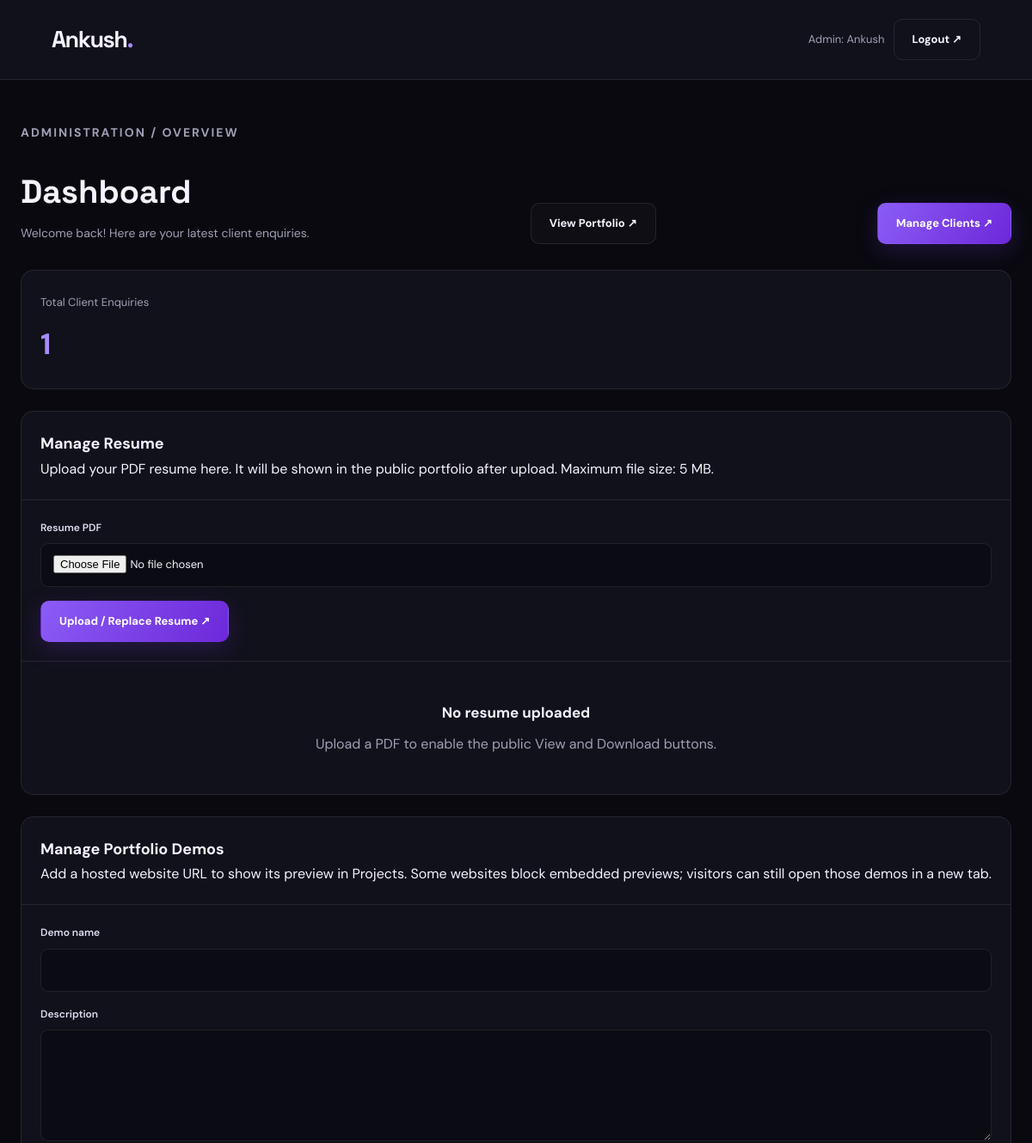
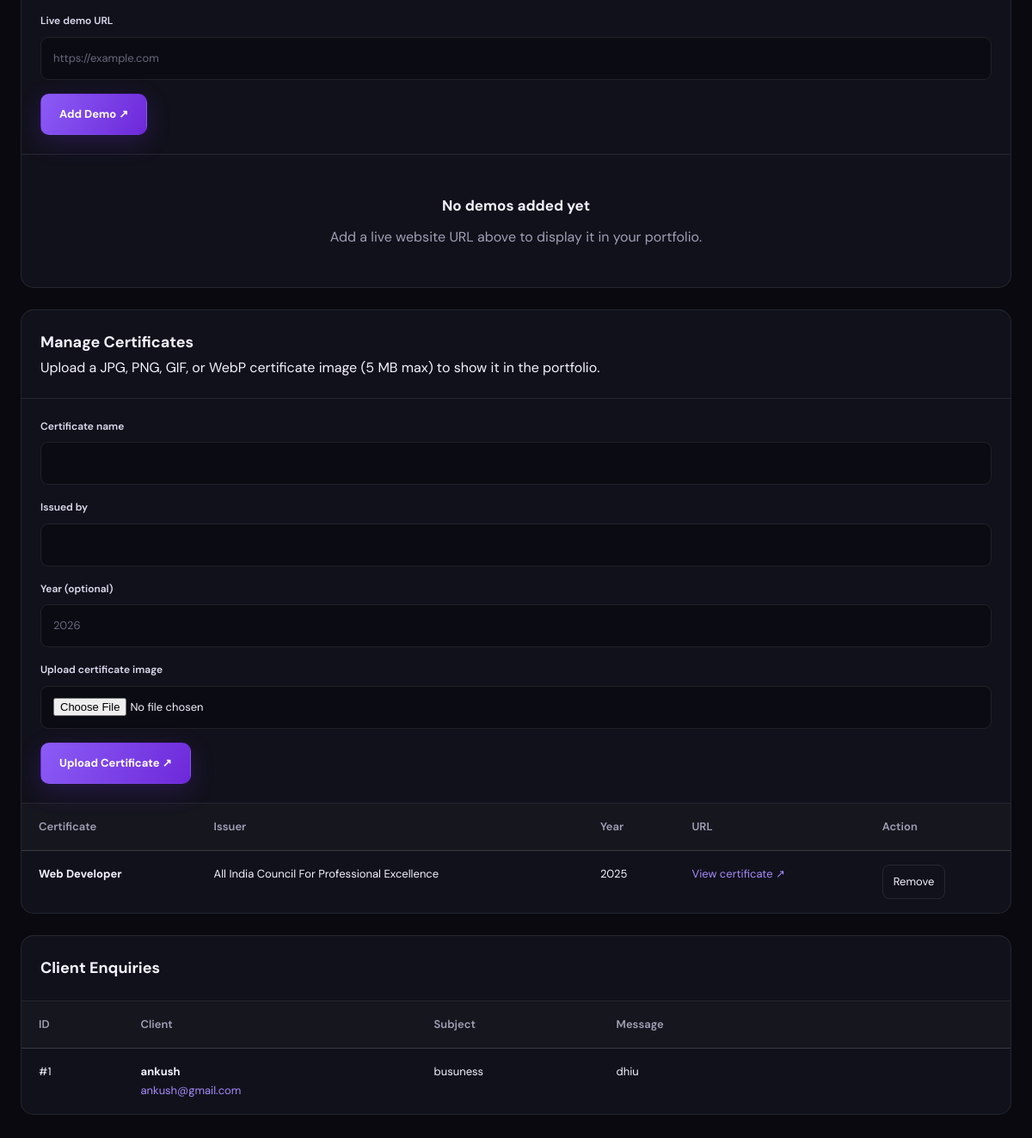
The app's page /admin/dashboard (signed in) with its own data (2 pictures, top to bottom).
### app.py (models this page shows)
class ContactMessage(db.Model):
    id = db.Column(db.Integer, primary_key=True)
    name = db.Column(db.String(100), nullable=False)
    email = db.Column(db.String(120), nullable=False)
    subject = db.Column(db.String(200))
    message = db.Column(db.Text, nullable=False)

class Certificate(db.Model):
    id = db.Column(db.Integer, primary_key=True)
    title = db.Column(db.String(120), nullable=False)
    issuer = db.Column(db.String(120), nullable=False)
    year = db.Column(db.String(4))
    url = db.Column(db.String(2048), nullable=False)

### app.py (the view)
@app.route("/admin/dashboard")
@login_required
def admin_dashboard():
    enquiries = ContactMessage.query.order_by(
        ContactMessage.id.desc()
    ).all()
    demos = DemoWebsite.query.order_by(DemoWebsite.id.desc()).all()
    certificates = Certificate.query.order_by(Certificate.id.desc()).all()
    return render_template(
        "admin_dashboard.html",
        enquiries=enquiries,
        total_enquiries=len(enquiries),
        demos=demos,
        certificates=certificates,
        resume_available=RESUME_UPLOAD_PATH.is_file()
    )

### app.py (called while the page is built)
def login_required(view):
    @wraps(view)
    def wrapped_view(*args, **kwargs):
        if "admin_id" not in session:
            flash("Please log in to access the dashboard.", "error")
            return redirect(url_for("admin_login"))
        return view(*args, **kwargs)
    return wrapped_view

### templates/admin_dashboard.html (shortened to what this page needs)
<!DOCTYPE html>
<html lang="en">
<head>
    <link rel="stylesheet" href="{{ url_for('static', filename='css/style.css') }}">
</head>
<body>
<div class="dashboard-layout">
    <header class="dashboard-header">
        <a href="{{ url_for('home') }}" class="logo">Ankush<span>.</span></a>
        <div class="dashboard-actions">
            <span style="color: var(--muted); font-size: 13px;">
                Admin: {{ session.get('admin_username', 'Admin') }}
            </span>
            <form action="{{ url_for('admin_logout') }}" method="POST">
                <button type="submit" class="button logout-button">
                    Logout ↗
                </button>
            </form>
        </div>
    </header>
    <main class="dashboard-main">
        <div class="dashboard-heading">
            <div>
                <p class="eyebrow">ADMINISTRATION / OVERVIEW</p>
                <h1>Dashboard</h1>
                <p>Welcome back! Here are your latest client enquiries.</p>
            </div>
            <a href="{{ url_for('home') }}" class="button secondary">
                View Portfolio ↗
            </a>
            <a href="{{ url_for('clients') }}" class="button primary">
              Manage Clients ↗
            </a>
        </div>
        <section class="dashboard-stat">
            <span>Total Client Enquiries</span>
            <strong>{{ total_enquiries }}</strong>
        </section>
        <section class="enquiries-panel">
            <div class="panel-header">
                <h2>Manage Resume</h2>
                <p>Upload your PDF resume here. It will be shown in the public portfolio after upload. Maximum file size: 5 MB.</p>
            </div>
            <form action="{{ url_for('upload_resume') }}" method="POST" enctype="multipart/form-data" class="demo-form">
                <div class="form-group">
                    <label for="resume-file">Resume PDF</label>
                    <input id="resume-file" name="resume" type="file" accept="application/pdf,.pdf" required>
                </div>
                <div class="dashboard-actions">
                    <button type="submit" class="button primary">Upload / Replace Resume ↗</button>
                </div>
            </form>
            {% if resume_available %}
                <div class="panel-header">
                    <form action="{{ url_for('delete_resume') }}" method="POST">
                        <button type="submit" class="demo-delete-button">Remove Resume</button>
                    </form>
                </div>
            {% else %}
                <div class="empty-state">
                    <strong>No resume uploaded</strong>
                    Upload a PDF to enable the public View and Download buttons.
                </div>
            {% endif %}
        </section>
        <section class="enquiries-panel">
            <div class="panel-header">
                <h2>Manage Portfolio Demos</h2>
                <p>Add a hosted website URL to show its preview in Projects. Some websites block embedded previews; visitors can still open those demos in a new tab.</p>
            </div>
            <form action="{{ url_for('add_demo') }}" method="POST" class="demo-form">
                <div class="form-group">
                    <label for="demo-title">Demo name</label>
                    <input id="demo-title" name="title" type="text" maxlength="120" required>
                </div>
                <div class="form-group">
                    <label for="demo-description">Description</label>
                    <textarea id="demo-description" name="description" rows="3" maxlength="500" required></textarea>
                </div>
                <div class="form-group">
                    <label for="demo-url">Live demo URL</label>
                    <input id="demo-url" name="url" type="url" maxlength="2048" placeholder="https://example.com" required>
                </div>
                <button type="submit" class="button primary">Add Demo ↗</button>
            </form>
            {% if demos %}
                <div class="table-wrap">
                    <table class="enquiries-table">
                        <thead>
                            <tr>
                                <th>Demo</th>
                                <th>Description</th>
                                <th>Live URL</th>
                                <th>Action</th>
                            </tr>
                        </thead>
                        <tbody>
                            {% for demo in demos %}
                                <tr>
                                    <td class="enquiry-name">{{ demo.title }}</td>
                                    <td>{{ demo.description }}</td>
                                    <td>
                                        <a class="enquiry-email" href="{{ demo.url }}" target="_blank" rel="noopener noreferrer">
                                            Open demo ↗
                                        </a>
                                    </td>
                                    <td>
                                        <form action="{{ url_for('delete_demo', demo_id=demo.id) }}" method="POST">
                                            <button type="submit" class="demo-delete-button">Remove</button>
                                        </form>
                                    </td>
                                </tr>
                            {% endfor %}
                        </tbody>
                    </table>
                </div>
            {% else %}
                <div class="empty-state">
                    <strong>No demos added yet</strong>
                    Add a live website URL above to display it in your portfolio.
                </div>
            {% endif %}
        </section>
        <section class="enquiries-panel">
            <div class="panel-header">
                <h2>Manage Certificates</h2>
                <p>Upload a JPG, PNG, GIF, or WebP certificate image (5 MB max) to show it in the portfolio.</p>
            </div>
            <form action="{{ url_for('add_certificate') }}" method="POST" enctype="multipart/form-data" class="demo-form">
                <div class="form-group">
                    <label for="certificate-title">Certificate name</label>
                    <input id="certificate-title" name="title" type="text" maxlength="120" required>
                </div>
                <div class="form-group">
                    <label for="certificate-issuer">Issued by</label>
                    <input id="certificate-issuer" name="issuer" type="text" maxlength="120" required>
                </div>
                <div class="form-group">
                    <label for="certificate-year">Year (optional)</label>
                    <input id="certificate-year" name="year" type="text" inputmode="numeric" pattern="[0-9]{4}" maxlength="4" placeholder="2026">
                </div>
                <div class="form-group">
                    <label for="certificate-image">Upload certificate image</label>
                    <input id="certificate-image" name="image" type="file" accept="image/jpeg,image/png,image/gif,image/webp" required>
                </div>
                <button type="submit" class="button primary">Upload Certificate ↗</button>
            </form>
            {% if certificates %}
                <div class="table-wrap">
                    <table class="enquiries-table">
                        <thead>
                            <tr>
                                <th>Certificate</th>
                                <th>Issuer</th>
                                <th>Year</th>
                                <th>URL</th>
                                <th>Action</th>
                            </tr>
                        </thead>
                        <tbody>
                            {% for certificate in certificates %}
                                <tr>
                                    <td class="enquiry-name">{{ certificate.title }}</td>
                                    <td>{{ certificate.issuer }}</td>
                                    <td>{{ certificate.year or '—' }}</td>
                                    <td>
                                        <a class="enquiry-email" href="{{ certificate.url }}" target="_blank" rel="noopener noreferrer">
                                            View certificate ↗
                                        </a>
                                    </td>
                                    <td>
                                        <form action="{{ url_for('delete_certificate', certificate_id=certificate.id) }}" method="POST">
                                            <button type="submit" class="certificate-delete-button">Remove</button>
                                        </form>
                                    </td>
                                </tr>
                            {% endfor %}
                        </tbody>
                    </table>
                </div>
            {% else %}
                <div class="empty-state">
                    <strong>No certificates added yet</strong>
                    Add a certificate URL above to show it in your portfolio.
                </div>
            {% endif %}
        </section>
        <section class="enquiries-panel">
            <div class="panel-header">
                <h2>Client Enquiries</h2>
            </div>
            {% if enquiries %}
                <div class="table-wrap">
                    <table class="enquiries-table">
                        <thead>
                            <tr>
                                <th>ID</th>
                                <th>Client</th>
                                <th>Subject</th>
                                <th>Message</th>
                            </tr>
                        </thead>
                        <tbody>
                            {% for enquiry in enquiries %}
                                <tr>
                                    <td>#{{ enquiry.id }}</td>
                                    <td>
                                        <div class="enquiry-name">{{ enquiry.name }}</div>
                                        <a class="enquiry-email"
                                           href="mailto:{{ enquiry.email }}">
                                            {{ enquiry.email }}
                                        </a>
                                    </td>
                                    <td>{{ enquiry.subject or 'General enquiry' }}</td>
                                    <td class="message-cell">{{ enquiry.message }}</td>
                                </tr>
                            {% endfor %}
                        </tbody>
                    </table>
                </div>
            {% else %}
                <div class="empty-state">
                    <strong>No enquiries yet</strong>
                    Messages submitted through your portfolio contact form will appear here.
                </div>
            {% endif %}
        </section>
    </main>
</div>
</body>
</html>

### static/css/style.css (style rules this page uses)
:root { --bg: #09090f; --surface: #11111b; --surface-light: #171725; --text: #f4f3ff; --muted: #a09fb5; --purple: #a78bfa; --purple-dark: #7c3aed; --border: rgba(255, 255, 255, 0.09); --radius: 18px; --max-width: 1180px; }
* { margin: 0; padding: 0; box-sizing: border-box; }
html { scroll-behavior: smooth; scroll-padding-top: 90px; }
body { background: var(--bg); color: var(--text); font-family: 'DM Sans', sans-serif; line-height: 1.7; overflow-x: hidden; }
a { color: inherit; text-decoration: none; }
button, input, textarea { font: inherit; }
button, a { -webkit-tap-highlight-color: transparent; }
.logo { font-family: 'Space Grotesk', sans-serif; font-size: 27px; font-weight: 700; letter-spacing: -1.5px; white-space: nowrap; }
.logo span { color: var(--purple); }
.eyebrow { display: flex; align-items: center; gap: 10px; color: var(--purple); font-size: 11px; font-weight: 700; letter-spacing: 2px; margin-bottom: 24px; }
.button { display: inline-flex; justify-content: center; align-items: center; gap: 9px; min-height: 47px; padding: 12px 21px; border: 1px solid transparent; border-radius: 10px; cursor: pointer; font-size: 13px; font-weight: 700; transition: transform 0.25s ease, background 0.25s ease; }
.button.primary { color: #fff; background: linear-gradient(120deg, #8b5cf6, #6d28d9); box-shadow: 0 8px 28px rgba(124, 58, 237, 0.22); }
.button.secondary { color: var(--text); border-color: var(--border); background: rgba(255, 255, 255, 0.025); }
.form-group { display: flex; flex-direction: column; gap: 8px; margin-bottom: 20px; }
.form-group label { color: #dedcf0; font-size: 12px; font-weight: 600; }
.form-group input, .form-group textarea { width: 100%; min-width: 0; padding: 13px 14px; background: #0b0b13; border: 1px solid var(--border); border-radius: 9px; color: var(--text); font-size: 13px; outline: none; transition: border-color 0.2s ease, box-shadow 0.2s ease; }
.form-group input::placeholder, .form-group textarea::placeholder { color: #68677c; }
.form-group textarea { resize: vertical; min-height: 130px; }

### records on screen
ContactMessage: get "Ankush", id "1", name "ankush", email "ankush@gmail.com", subject "busuness", message "dhiu"
Certificate: title "Web Developer", issuer "All India Council For Professional Excellence", year "2025"

### other values on screen
{{ total_enquiries }} "1"
